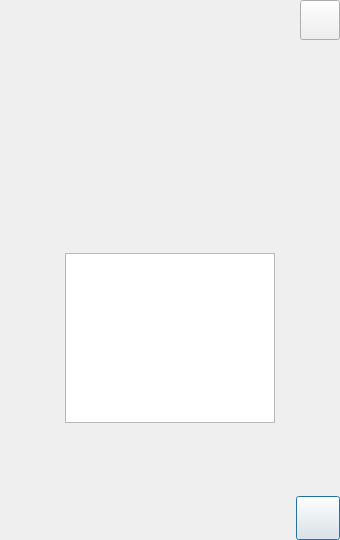
<?xml version="1.0" encoding="UTF-8"?>
<ui version="4.0">
 <class>QBackWindow</class>
 <widget class="QDialog" name="QBackWindow">
  <property name="geometry">
   <rect>
    <x>0</x>
    <y>0</y>
    <width>340</width>
    <height>540</height>
   </rect>
  </property>
  <property name="windowTitle">
   <string>QtGuiClass</string>
  </property>
  <widget class="QPushButton" name="button_nextpage">
   <property name="geometry">
    <rect>
     <x>296</x>
     <y>496</y>
     <width>44</width>
     <height>44</height>
    </rect>
   </property>
   <property name="text">
    <string/>
   </property>
  </widget>
  <widget class="QWidget" name="brow" native="true">
   <property name="geometry">
    <rect>
     <x>4</x>
     <y>4</y>
     <width>64</width>
     <height>34</height>
    </rect>
   </property>
   <property name="whatsThis">
    <string>brow</string>
   </property>
  </widget>
  <widget class="QPushButton" name="button_exit">
   <property name="geometry">
    <rect>
     <x>300</x>
     <y>0</y>
     <width>40</width>
     <height>40</height>
    </rect>
   </property>
   <property name="whatsThis">
    <string>exit</string>
   </property>
   <property name="text">
    <string/>
   </property>
  </widget>
  <widget class="QWidget" name="central_layout" native="true">
   <property name="geometry">
    <rect>
     <x>23</x>
     <y>33</y>
     <width>294</width>
     <height>424</height>
    </rect>
   </property>
   <widget class="QListWidget" name="list_container">
    <property name="geometry">
     <rect>
      <x>42</x>
      <y>220</y>
      <width>210</width>
      <height>170</height>
     </rect>
    </property>
   </widget>
  </widget>
 </widget>
 <layoutdefault spacing="6" margin="11"/>
 <resources/>
 <connections>
  <connection>
   <sender>button_nextpage</sender>
   <signal>clicked()</signal>
   <receiver>QBackWindow</receiver>
   <slot>onBtnRotate()</slot>
   <hints>
    <hint type="sourcelabel">
     <x>315</x>
     <y>521</y>
    </hint>
    <hint type="destinationlabel">
     <x>198</x>
     <y>527</y>
    </hint>
   </hints>
  </connection>
  <connection>
   <sender>button_exit</sender>
   <signal>clicked()</signal>
   <receiver>QBackWindow</receiver>
   <slot>onBtnExit()</slot>
   <hints>
    <hint type="sourcelabel">
     <x>309</x>
     <y>21</y>
    </hint>
    <hint type="destinationlabel">
     <x>218</x>
     <y>21</y>
    </hint>
   </hints>
  </connection>
 </connections>
 <slots>
  <slot>onBtnExit()</slot>
 </slots>
</ui>
